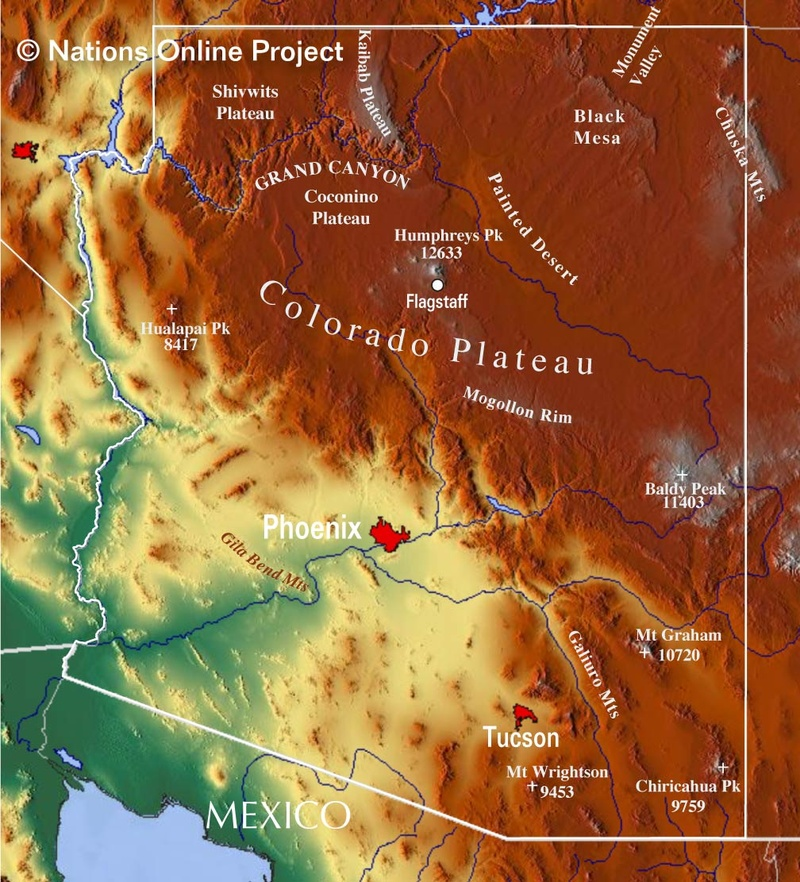
#> input picture Sample Inputs/1.jpg, 800 x 882 px, shrunk from 1008 x 1111 before the run, found by its file name
$ python 'KMean 2.py'
#> lines starting #> are read from the running program, lines starting #| are printed output that depends on the picture

# import the necessary packages
from sklearn.cluster import KMeans
import matplotlib.pyplot as plt
import argparse
import numpy as np
import cv2

# load the image and convert it from BGR to RGB so that
# we can dispaly it with matplotlib
image = cv2.imread("1.jpg")
#> image is the input picture: shape (882, 800, 3); mean B, G, R 58.3, 102.9, 151.1
i2=image.copy()
image = cv2.cvtColor(image, cv2.COLOR_BGR2RGB)

# reshape the image to be a list of pixels
image = image.reshape((image.shape[0] * image.shape[1], 3))
# cluster the pixel intensities
clt = KMeans(n_clusters = 4)
clt.fit(image)

cluster_labels = clt.labels_.reshape(i2.shape[:2])
out = np.empty_like(i2)

C=[]
for color in clt.cluster_centers_:
    C.append(color.astype("uint8").tolist())
print(C)

for i, colour in enumerate(clt.cluster_centers_):
        out[cluster_labels == i] = C[i]
plt.imshow(out)
plt.title("New")
plt.show()
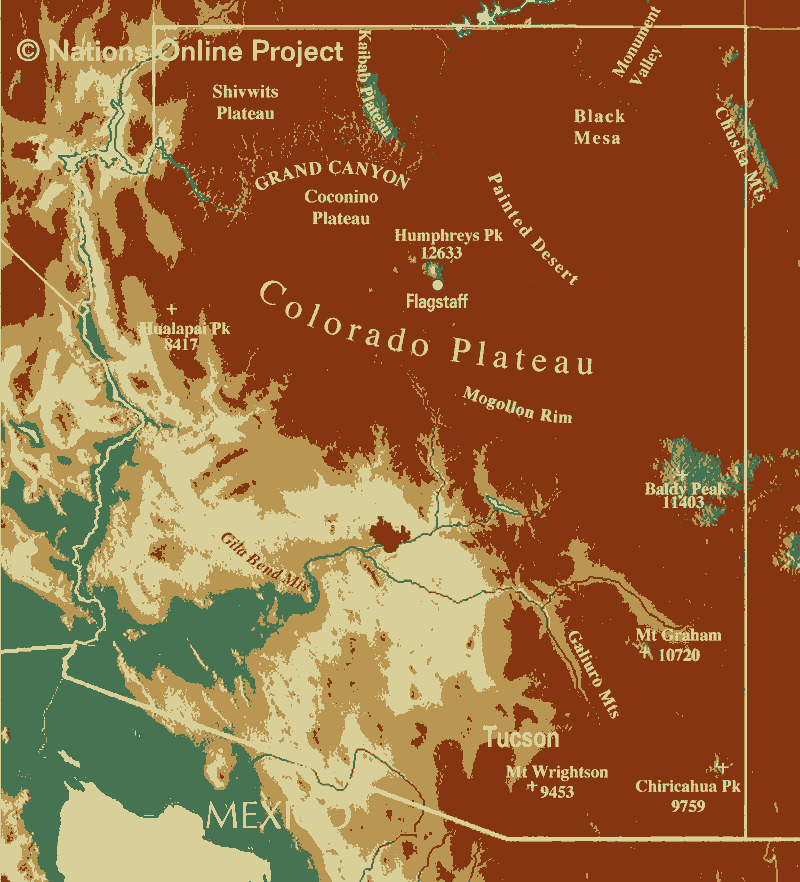
#> shown: shape (882, 800, 3); mean R, G, B 150.4, 102.6, 57.4

#C2=cv2.cvtColor(C,cv2.COLOR_RGB2HSV)

$ run again, with Sample Inputs/France.jpg copied over Sample Inputs/1.jpg
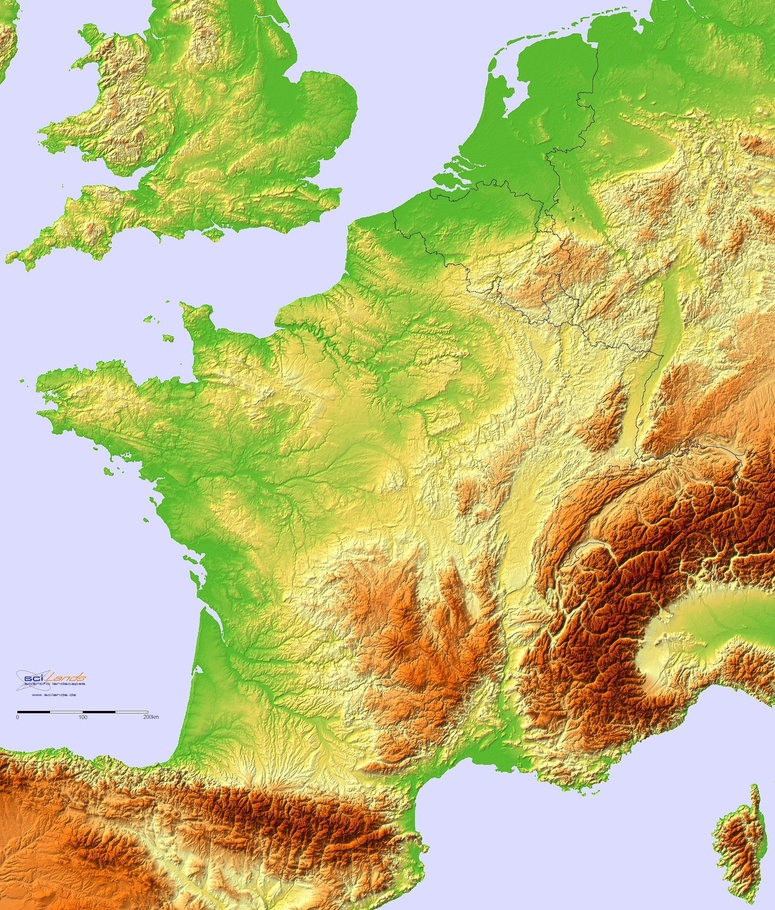
#> input picture Sample Inputs/France.jpg, 775 x 910 px, shrunk from 2370 x 2784 before the run, found by its file name
#> image is the input picture: shape (910, 775, 3); mean B, G, R 128.6, 188.3, 191.3
#> `plt.show()`:
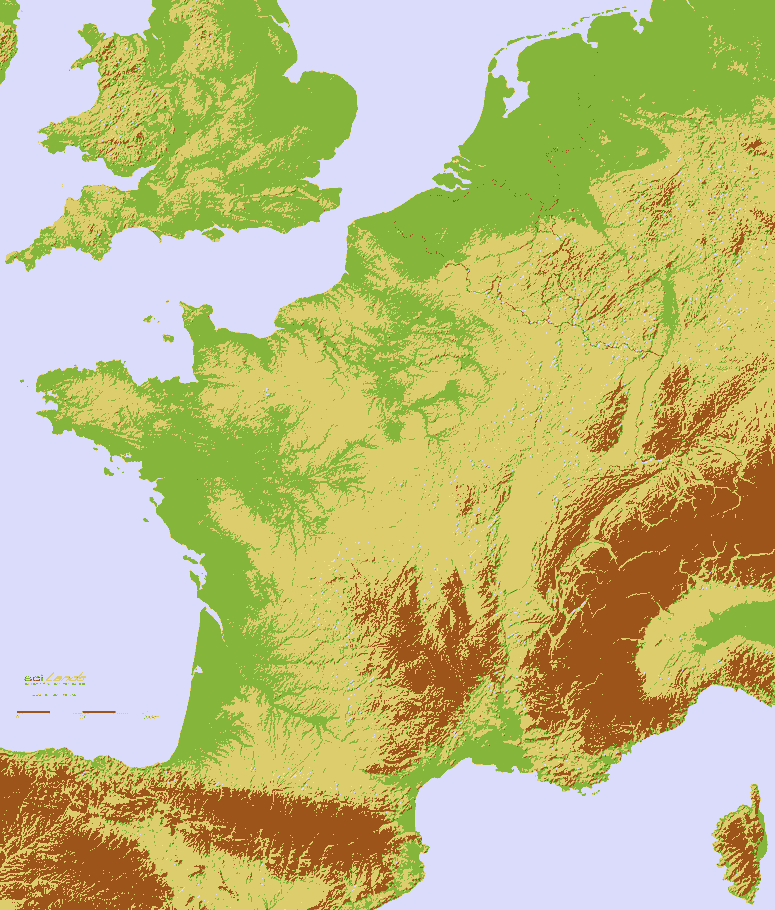
#> shown: shape (910, 775, 3); mean R, G, B 190.5, 187.9, 128

$ run again, with Sample Inputs/Hungary.jpg copied over Sample Inputs/1.jpg
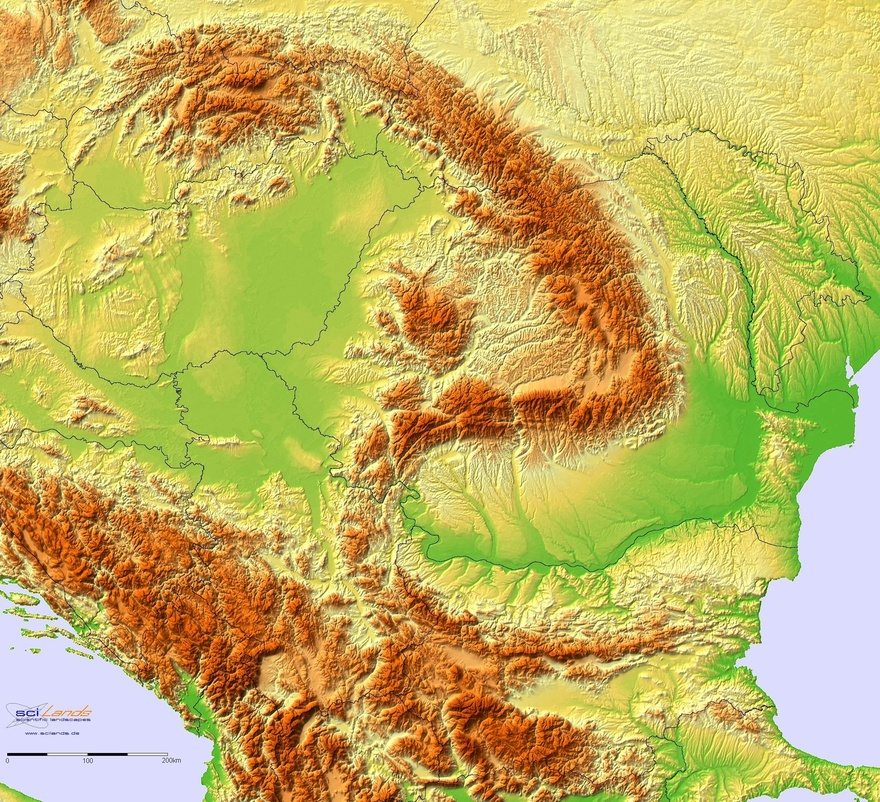
#> input picture Sample Inputs/Hungary.jpg, 880 x 802 px, shrunk from 2192 x 1997 before the run, found by its file name
#> image is the input picture: shape (802, 880, 3); mean B, G, R 96.9, 178.4, 193.5
#> `plt.show()`:
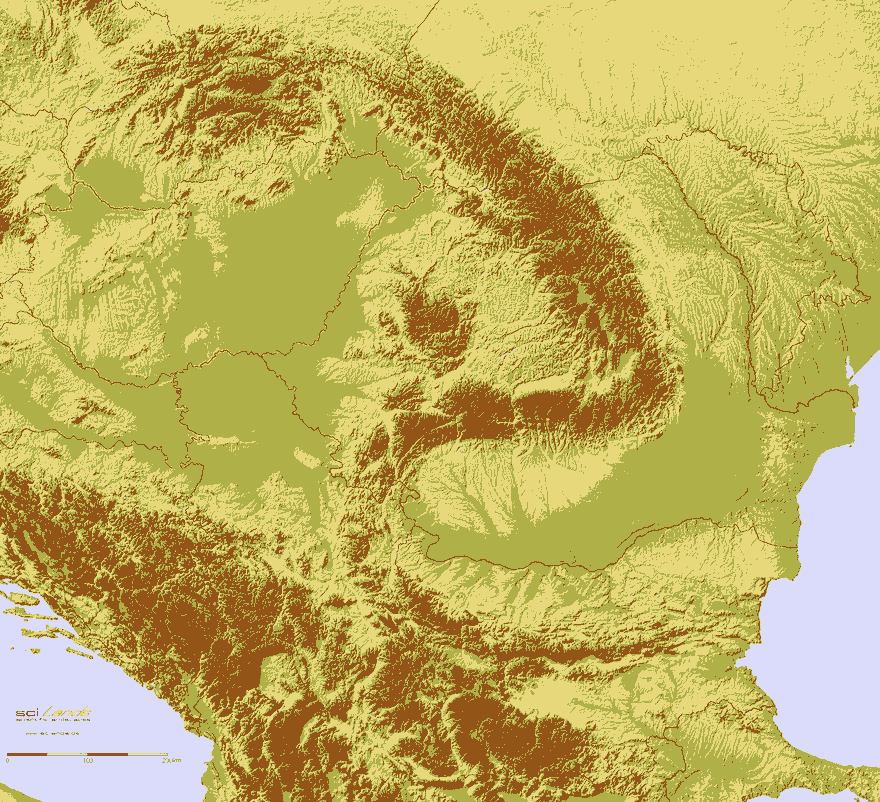
#> shown: shape (802, 880, 3); mean R, G, B 193.1, 178, 96.4
